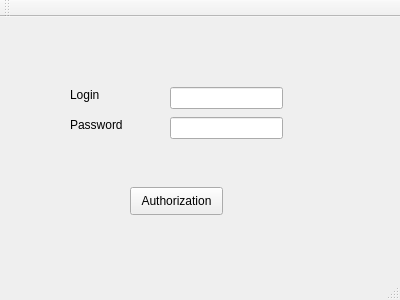
<?xml version="1.0" encoding="UTF-8"?>
<ui version="4.0">
 <class>MainWindow</class>
 <widget class="QMainWindow" name="MainWindow">
  <property name="geometry">
   <rect>
    <x>0</x>
    <y>0</y>
    <width>400</width>
    <height>300</height>
   </rect>
  </property>
  <property name="windowTitle">
   <string>MainWindow</string>
  </property>
  <widget class="QWidget" name="centralWidget">
   <widget class="QLabel" name="label">
    <property name="geometry">
     <rect>
      <x>70</x>
      <y>70</y>
      <width>55</width>
      <height>16</height>
     </rect>
    </property>
    <property name="text">
     <string>Login</string>
    </property>
   </widget>
   <widget class="QLabel" name="label_2">
    <property name="geometry">
     <rect>
      <x>70</x>
      <y>100</y>
      <width>55</width>
      <height>16</height>
     </rect>
    </property>
    <property name="text">
     <string>Password</string>
    </property>
   </widget>
   <widget class="QLineEdit" name="lineEdit_login">
    <property name="geometry">
     <rect>
      <x>170</x>
      <y>70</y>
      <width>113</width>
      <height>22</height>
     </rect>
    </property>
   </widget>
   <widget class="QLineEdit" name="lineEdit_password">
    <property name="geometry">
     <rect>
      <x>170</x>
      <y>100</y>
      <width>113</width>
      <height>22</height>
     </rect>
    </property>
   </widget>
   <widget class="QPushButton" name="pushButton">
    <property name="geometry">
     <rect>
      <x>130</x>
      <y>170</y>
      <width>93</width>
      <height>28</height>
     </rect>
    </property>
    <property name="text">
     <string>Authorization</string>
    </property>
   </widget>
  </widget>
  <widget class="QMenuBar" name="menuBar">
   <property name="geometry">
    <rect>
     <x>0</x>
     <y>0</y>
     <width>400</width>
     <height>26</height>
    </rect>
   </property>
  </widget>
  <widget class="QToolBar" name="mainToolBar">
   <attribute name="toolBarArea">
    <enum>TopToolBarArea</enum>
   </attribute>
   <attribute name="toolBarBreak">
    <bool>false</bool>
   </attribute>
  </widget>
  <widget class="QStatusBar" name="statusBar"/>
 </widget>
 <layoutdefault spacing="6" margin="11"/>
 <resources/>
 <connections/>
</ui>
